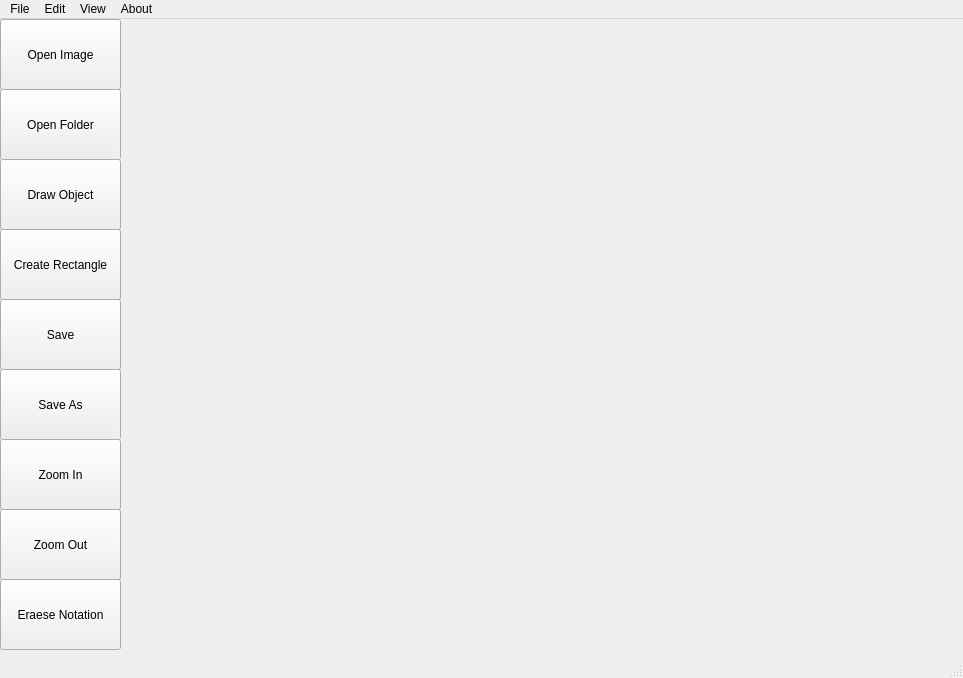
<?xml version="1.0" encoding="UTF-8"?>
<ui version="4.0">
 <class>MainWindow</class>
 <widget class="QMainWindow" name="MainWindow">
  <property name="geometry">
   <rect>
    <x>0</x>
    <y>0</y>
    <width>963</width>
    <height>678</height>
   </rect>
  </property>
  <property name="windowTitle">
   <string>Annotation Tool</string>
  </property>
  <widget class="QWidget" name="centralwidget">
   <widget class="QPushButton" name="openButton">
    <property name="geometry">
     <rect>
      <x>0</x>
      <y>0</y>
      <width>121</width>
      <height>71</height>
     </rect>
    </property>
    <property name="text">
     <string>Open Image</string>
    </property>
   </widget>
   <widget class="QLabel" name="displayImage">
    <property name="geometry">
     <rect>
      <x>120</x>
      <y>0</y>
      <width>691</width>
      <height>621</height>
     </rect>
    </property>
    <property name="text">
     <string/>
    </property>
   </widget>
   <widget class="QPushButton" name="openFolderButton">
    <property name="geometry">
     <rect>
      <x>0</x>
      <y>70</y>
      <width>121</width>
      <height>71</height>
     </rect>
    </property>
    <property name="text">
     <string>Open Folder</string>
    </property>
   </widget>
   <widget class="QPushButton" name="drawObjectButton">
    <property name="geometry">
     <rect>
      <x>0</x>
      <y>140</y>
      <width>121</width>
      <height>71</height>
     </rect>
    </property>
    <property name="text">
     <string>Draw Object</string>
    </property>
   </widget>
   <widget class="QPushButton" name="createRecButton">
    <property name="geometry">
     <rect>
      <x>0</x>
      <y>210</y>
      <width>121</width>
      <height>71</height>
     </rect>
    </property>
    <property name="text">
     <string>Create Rectangle</string>
    </property>
   </widget>
   <widget class="QPushButton" name="saveButton">
    <property name="geometry">
     <rect>
      <x>0</x>
      <y>280</y>
      <width>121</width>
      <height>71</height>
     </rect>
    </property>
    <property name="text">
     <string>Save</string>
    </property>
   </widget>
   <widget class="QPushButton" name="saveAsButton">
    <property name="geometry">
     <rect>
      <x>0</x>
      <y>350</y>
      <width>121</width>
      <height>71</height>
     </rect>
    </property>
    <property name="text">
     <string>Save As</string>
    </property>
   </widget>
   <widget class="QPushButton" name="zoomInButton">
    <property name="geometry">
     <rect>
      <x>0</x>
      <y>420</y>
      <width>121</width>
      <height>71</height>
     </rect>
    </property>
    <property name="text">
     <string>Zoom In</string>
    </property>
   </widget>
   <widget class="QPushButton" name="zoomOutButton">
    <property name="geometry">
     <rect>
      <x>0</x>
      <y>490</y>
      <width>121</width>
      <height>71</height>
     </rect>
    </property>
    <property name="text">
     <string>Zoom Out</string>
    </property>
   </widget>
   <widget class="QPushButton" name="EreaseNotButton">
    <property name="geometry">
     <rect>
      <x>0</x>
      <y>560</y>
      <width>121</width>
      <height>71</height>
     </rect>
    </property>
    <property name="text">
     <string>Eraese Notation</string>
    </property>
   </widget>
  </widget>
  <widget class="QMenuBar" name="menubar">
   <property name="geometry">
    <rect>
     <x>0</x>
     <y>0</y>
     <width>963</width>
     <height>22</height>
    </rect>
   </property>
   <widget class="QMenu" name="menuFile">
    <property name="title">
     <string>File</string>
    </property>
    <addaction name="actionOpen"/>
    <addaction name="actionOpen_Folder"/>
    <addaction name="actionSave"/>
    <addaction name="actionSave_As"/>
    <addaction name="separator"/>
    <addaction name="actionClose"/>
    <addaction name="separator"/>
    <addaction name="actionClose_Application"/>
   </widget>
   <widget class="QMenu" name="menuEdit">
    <property name="title">
     <string>Edit</string>
    </property>
    <addaction name="actionDraw_Annotation"/>
    <addaction name="actionCreate_Annotation"/>
    <addaction name="actionDelete_Annotation_2"/>
    <addaction name="separator"/>
   </widget>
   <widget class="QMenu" name="menuView">
    <property name="title">
     <string>View</string>
    </property>
    <addaction name="actionZoom_In"/>
    <addaction name="actionZoom_Out"/>
    <addaction name="separator"/>
    <addaction name="actionLablels"/>
   </widget>
   <widget class="QMenu" name="menuAbout">
    <property name="title">
     <string>About</string>
    </property>
    <addaction name="actionAbout_the_app"/>
   </widget>
   <addaction name="menuFile"/>
   <addaction name="menuEdit"/>
   <addaction name="menuView"/>
   <addaction name="menuAbout"/>
  </widget>
  <widget class="QStatusBar" name="statusbar"/>
  <action name="actionOpen">
   <property name="text">
    <string>Open</string>
   </property>
   <property name="shortcut">
    <string>Ctrl+O</string>
   </property>
  </action>
  <action name="actionOpen_Folder">
   <property name="text">
    <string>Open Folder</string>
   </property>
  </action>
  <action name="actionSave">
   <property name="text">
    <string>Save</string>
   </property>
   <property name="shortcut">
    <string>Ctrl+S</string>
   </property>
  </action>
  <action name="actionSave_As">
   <property name="text">
    <string>Save As </string>
   </property>
   <property name="shortcut">
    <string>Ctrl+Shift+S</string>
   </property>
  </action>
  <action name="actionClose">
   <property name="text">
    <string>Close </string>
   </property>
   <property name="shortcut">
    <string>Ctrl+W</string>
   </property>
  </action>
  <action name="actionClose_Application">
   <property name="text">
    <string>Close Application</string>
   </property>
   <property name="shortcut">
    <string>Ctrl+Shift+W</string>
   </property>
  </action>
  <action name="actionDraw_Annotation">
   <property name="text">
    <string>Draw Annotation</string>
   </property>
   <property name="shortcut">
    <string>Ctrl+D</string>
   </property>
  </action>
  <action name="actionDelete_Annotation">
   <property name="text">
    <string>Delete Annotation</string>
   </property>
  </action>
  <action name="actionCreate_Annotation">
   <property name="text">
    <string>Create Annotation</string>
   </property>
  </action>
  <action name="actionDelete_Annotation_2">
   <property name="text">
    <string>Delete Annotation</string>
   </property>
  </action>
  <action name="actionZoom_In">
   <property name="text">
    <string>Zoom In</string>
   </property>
  </action>
  <action name="actionZoom_Out">
   <property name="text">
    <string>Zoom Out</string>
   </property>
  </action>
  <action name="actionLablels">
   <property name="text">
    <string>Lablels</string>
   </property>
  </action>
  <action name="actionAbout_the_app">
   <property name="text">
    <string>About the app</string>
   </property>
  </action>
 </widget>
 <resources/>
 <connections/>
</ui>
